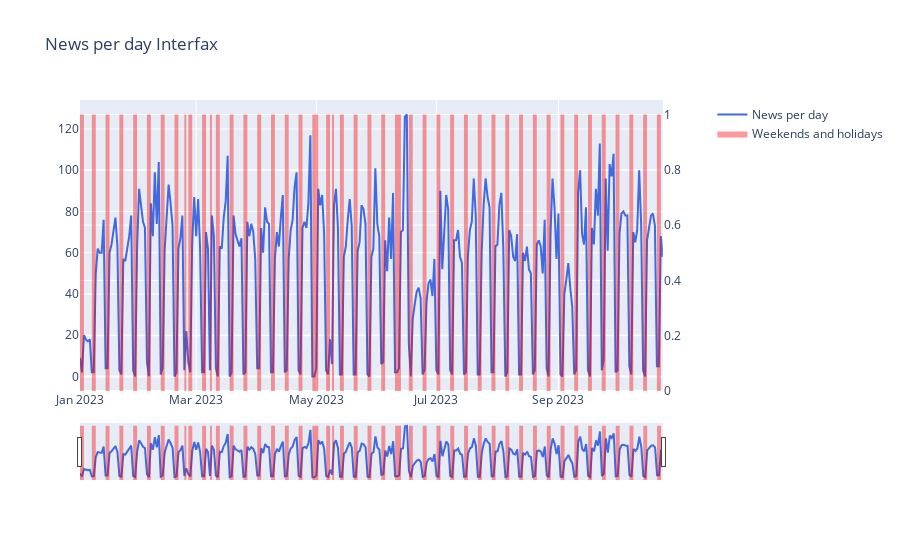

Notebook source saved alongside this figure:
### Code cell
def plot_news(source:str):
    fig = go.Figure()
    fig = make_subplots(specs=[[{"secondary_y": True}]])
    fig.add_trace(go.Scatter(x=news_by_date.index, y=weekend,
                             fill = 'tonexty', fillcolor = 'rgba(255, 0, 0, 0.4)',
                             line_shape = 'hv', line_color = 'rgba(0,0,0,0)',
                             showlegend = True, name='Weekends and holidays'
                            ),
                row = 1, col = 1, secondary_y=True)

    fig.add_trace(
        go.Scatter(x = list(news_by_date.index), y=list(news_by_date.values), 
                   line_color='rgba(65,105,225,1)', name='News per day'))

    fig.update_layout(
        title = 'News per day {}'.format(source),
        xaxis=dict(
            rangeselector=dict(),
            rangeslider=dict(
                visible=True
            ),
            type="date"
        )
    )

    fig.show()


plot_news('Interfax')

### Figure 1 — Plotly figure (JSON) as saved in the notebook; plotly's stock layout.template omitted (floating-point values rounded to 4 significant figures; data arrays with more than 128 entries replaced by an {"elided": "..."} marker saying what was removed)
{"data": [{"fill": "tonexty", "fillcolor": "rgba(255, 0, 0, 0.4)", "line": {"color": "rgba(0,0,0,0)", "shape": "hv"}, "name": "Weekends and holidays", "showlegend": true, "type": "scatter", "x": {"elided": "297 str values"}, "xaxis": "x", "y": {"elided": "297 int values"}, "yaxis": "y2"}, {"line": {"color": "rgba(65,105,225,1)"}, "name": "News per day", "type": "scatter", "x": {"elided": "297 str values"}, "y": {"elided": "297 int values"}}], "layout": {"title": {"text": "News per day Interfax"}, "xaxis": {"anchor": "y", "domain": [0, 0.94], "rangeslider": {"visible": true}, "type": "date"}, "yaxis": {"anchor": "x", "domain": [0, 1]}, "yaxis2": {"anchor": "x", "overlaying": "y", "side": "right"}}}
